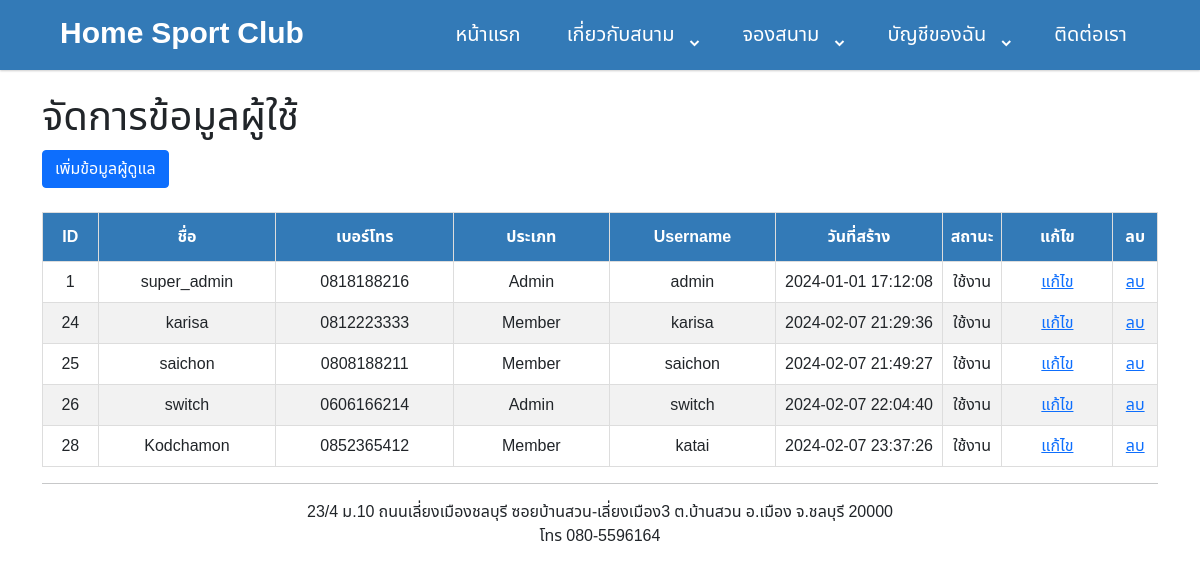
The app's page /badminton/profile_list.php (signed in) with its own data.
### tables this page shows
CREATE TABLE `t_user` (
  `user_id` int(11) NOT NULL,
  `user_name` varchar(50) NOT NULL,
  `user_tel` varchar(32) NOT NULL,
  `user_username` varchar(20) NOT NULL,
  `user_password` varchar(64) NOT NULL,
  `user_type` int(11) NOT NULL COMMENT 'm_user_type',
  `image_name` varchar(50) DEFAULT NULL,
  `create_date` datetime NOT NULL,
  `edit_date` datetime DEFAULT NULL,
  `create_by` int(11) NOT NULL COMMENT 't_user',
  `edit_by` int(11) DEFAULT NULL COMMENT 't_user',
  `del` tinyint(1) NOT NULL
);

### badminton/profile_list.php (the view, shortened to what this page needs)
<?php
include 'common/connect.php';
include "header.php";
?>
<!DOCTYPE html>
<html lang="en">
<head>
    <link href='https://unpkg.com/boxicons@2.0.7/css/boxicons.min.css' rel='stylesheet'>
    <link rel="stylesheet" href="css/boostrap/css/bootstrap.min.css">
    <link rel="stylesheet" href="css/mytable.css">
</head>
<body>
    <div class="container">
        <br>
        <h1>จัดการข้อมูลผู้ใช้</h1> <a href="addadmin.php" type="button" class="btn btn-primary">เพิ่มข้อมูลผู้ดูแล</a> <BR>
        <table id="customers">
            <BR>
            <thead>
                <tr>
                    <th width="5%">ID</th>
                    <th width="16%">ชื่อ</th>
                    <th width="16%">เบอร์โทร</th>
                    <th width="14%">ประเภท</th>
                    <th width="15%">Username</th>
                    <th width="15%">วันที่สร้าง</th>
                    <th width="5%">สถานะ</th>
                    <th width="10%">แก้ไข</th>
                    <th width="10%">ลบ</th>
                </tr>
            </thead>
            <tbody>
                <?php
                $sql = "SELECT * FROM `t_user` WHERE del = '0'";
                $result = mysqli_query($conn, $sql);
                while ($row = mysqli_fetch_assoc($result)) {
                    echo "<td>" . $row["user_id"] .  "</td> ";
                    echo "<td>" . $row["user_name"] .  "</td> ";
                    echo "<td>" . $row["user_tel"] .  "</td> ";
                    if ($row["user_type"] == 1) {
                        echo "<td>" . "Admin" .  "</td> ";
                    } else {
                        echo "<td>" . "Member" .  "</td> ";
                    }
                    echo "<td>" . $row["user_username"] .  "</td> ";
                    echo "<td>" . $row["create_date"] .  "</td> ";
                    if ($row["del"] == 0) {
                        echo "<td>" . "ใช้งาน" .  "</td> ";
                    } else {
                        echo "<td>" . "ไม่ใช้งาน" .  "</td> ";
                    }
                    echo "<td><a href='edit_member.php?id=$row[user_id]' onclick=\"return confirm('ต้องการแก้ไขข้อมูลใช่ไหม!!!')\">แก้ไข</a></td> ";
                    echo "<td><a href='controllers/delete_member.php?id=$row[user_id]' onclick=\"return confirm('ต้องการลบข้อมูลใช่ไหม!!!')\">ลบ</a></td> ";
                }
                echo "</table>";
                ?>
    </div>
    <?php include "footer.php" ?>
</body>
</html>

### badminton/css/style.css (style rules this page uses)
* { box-sizing: border-box; font-family: 'M PLUS Rounded 1c', sans-serif; font-family: 'Noto Sans Thai', sans-serif; }
body { margin: 0; background: #f4f4fb; }

### badminton/css/mytable.css (style rules this page uses)
#customers { font-family: Arial, Helvetica, sans-serif; border-collapse: collapse; width: 100%; }
#customers td { border: 1px solid #dddddd; padding: 8px; text-align: center; }
#customers th { border: 1px solid #ddd; padding: 8px; }
#customers th { padding-top: 12px; padding-bottom: 12px; text-align: center; background-color: #337ab7; color: white; }

### badminton/header.php (style rules this page uses)
* { margin: 0; padding: 0; box-sizing: border-box; font-family: 'M PLUS Rounded 1c', sans-serif; font-family: 'Noto Sans Thai', sans-serif; }
body { min-height: 100vh; }

### badminton/profile_list.php (style rules this page uses)
* { margin: 0; padding: 0; box-sizing: border-box; font-family: 'M PLUS Rounded 1c', sans-serif; font-family: 'Noto Sans Thai', sans-serif; }
body { min-height: 100vh; }
thead { background-color: #64C5D7; color: #000; }

### records on screen
t_user: user "1", user_name "super_admin", user_tel "0818188216", shows "Admin", user_username "admin", create_date "2024-01-01 17:12:08", del "ใช้งาน"
t_user: user "24", user_name "karisa", user_tel "0812223333", shows "Member", user_username "karisa", create_date "2024-02-07 21:29:36", del "ใช้งาน"
t_user: user "25", user_name "saichon", user_tel "0808188211", shows "Member", user_username "saichon", create_date "2024-02-07 21:49:27", del "ใช้งาน"
t_user: user "26", user_name "switch", user_tel "0606166214", shows "Admin", user_username "switch", create_date "2024-02-07 22:04:40", del "ใช้งาน"
t_user: user "28", user_name "Kodchamon", user_tel "0852365412", shows "Member", user_username "katai", create_date "2024-02-07 23:37:26", del "ใช้งาน"
